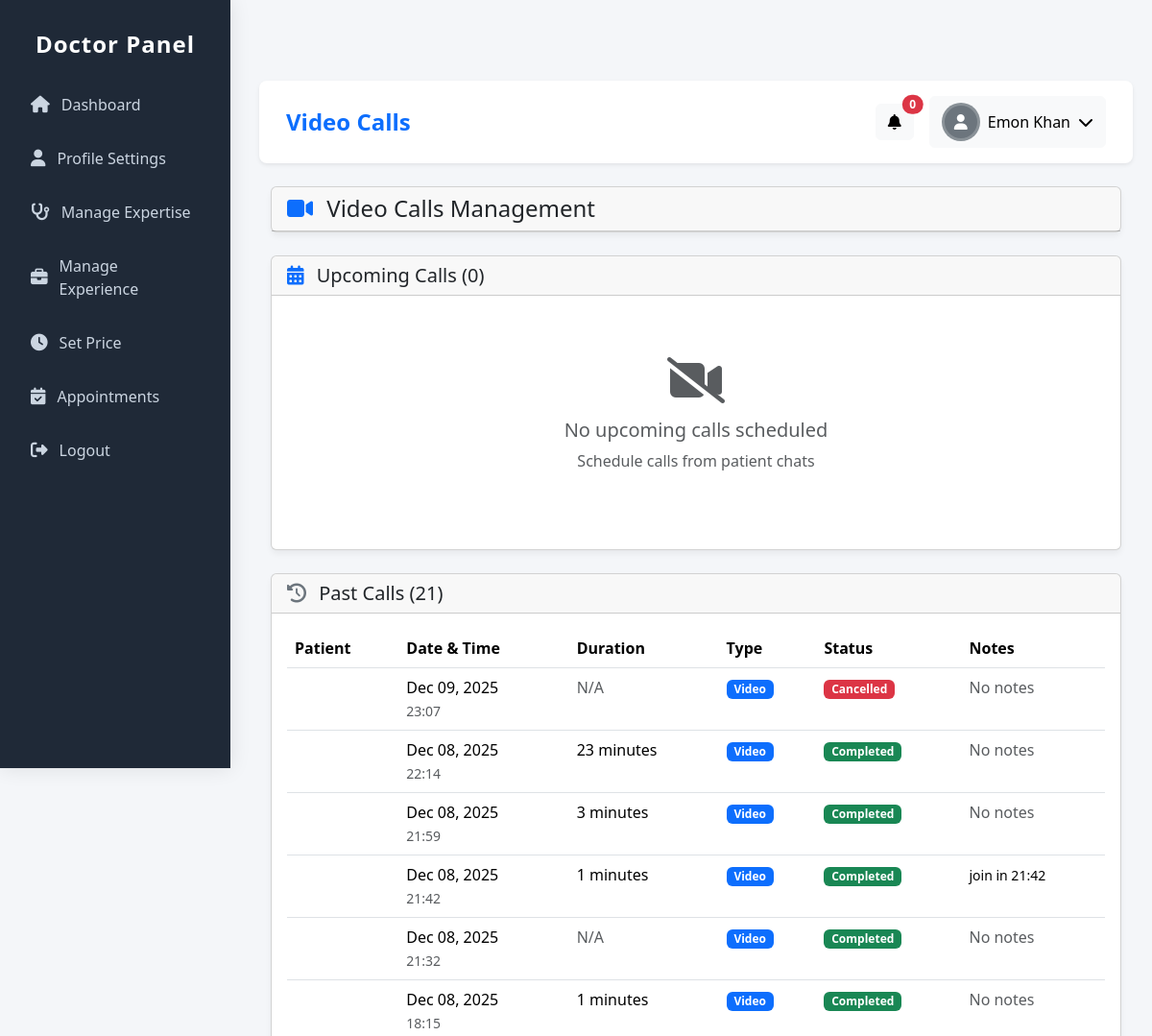
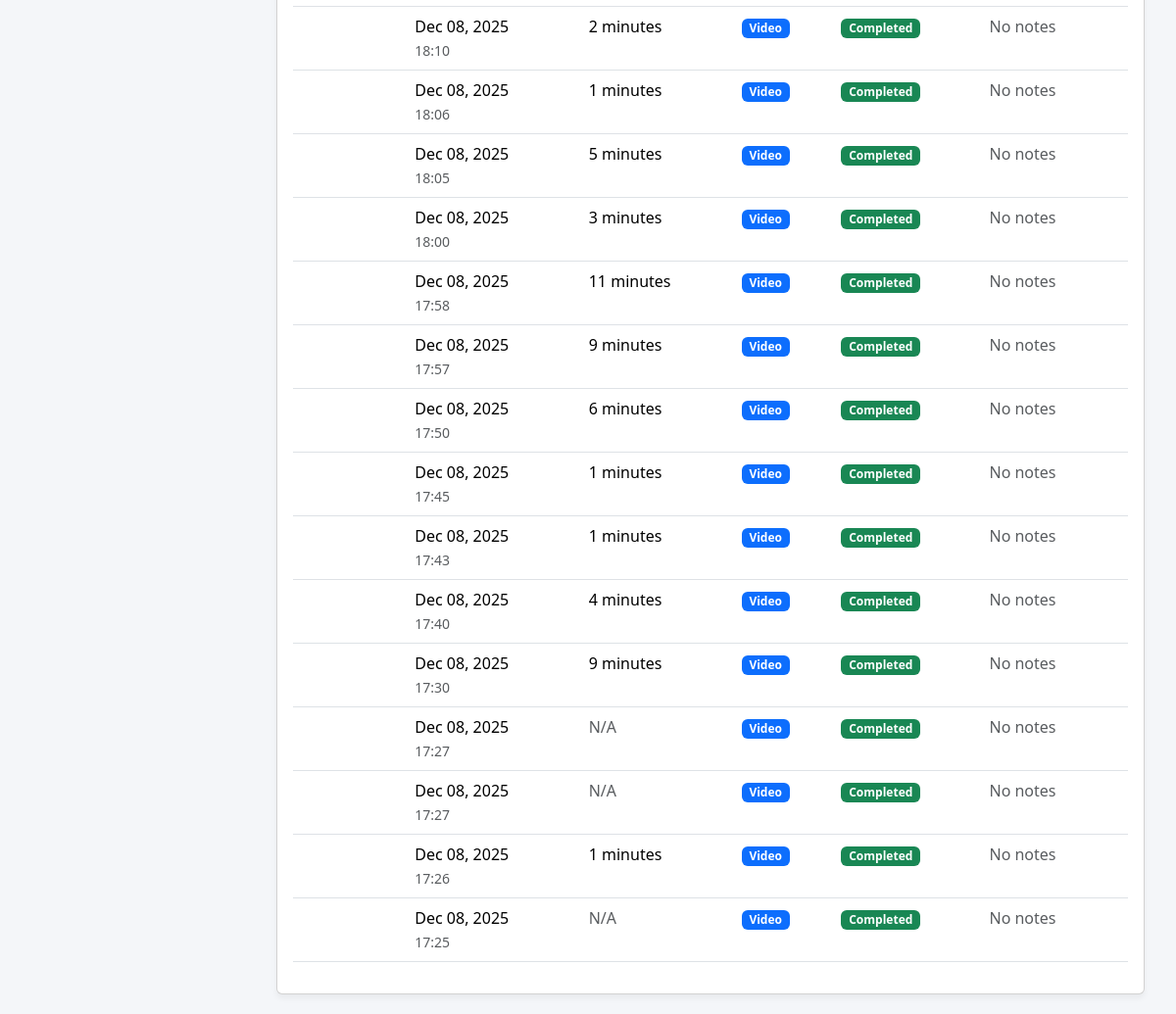
Page /users/doctor/video-calls/ (signed in) on the committed database (2 pictures, top to bottom).
### users/models.py (models this page shows, shortened)
class CustomUser(AbstractUser):
    ROLE_PATIENT = 'patient'
    ROLE_DOCTOR = 'doctor'
    ROLE_CHOICES = [
        (ROLE_PATIENT, 'Patient'),
        (ROLE_DOCTOR, 'Doctor'),
    ]
    role = models.CharField(max_length=10, choices=ROLE_CHOICES, default=ROLE_PATIENT)
    phone = models.CharField(max_length=20, blank=True)
    location = models.CharField(max_length=150, blank=True)

### communication/models.py (models this page shows, shortened)
class VideoCall(models.Model):
    CALL_TYPES = [
        ('video', 'Video Call'),
        ('audio', 'Audio Call'),
    ]
    CALL_STATUS = [
        ('scheduled', 'Scheduled'),
        ('ongoing', 'Ongoing'),
        ('completed', 'Completed'),
        ('cancelled', 'Cancelled'),
        ('missed', 'Missed'),
    ]
    appointment = models.ForeignKey(Appointment, on_delete=models.CASCADE, related_name='video_calls')
    doctor = models.ForeignKey(Doctor, on_delete=models.CASCADE)
    patient = models.ForeignKey(settings.AUTH_USER_MODEL, on_delete=models.CASCADE)
    call_type = models.CharField(max_length=10, choices=CALL_TYPES, default='video')
    scheduled_time = models.DateTimeField()
    actual_start_time = models.DateTimeField(blank=True, null=True)
    actual_end_time = models.DateTimeField(blank=True, null=True)
    duration = models.IntegerField(default=0)  # in minutes
    call_id = models.CharField(max_length=100, unique=True)  # For WebRTC or Zoom/Skype
    meeting_url = models.URLField(blank=True, null=True)
    meeting_password = models.CharField(max_length=100, blank=True, null=True)
    recording_url = models.URLField(blank=True, null=True)
    status = models.CharField(max_length=20, choices=CALL_STATUS, default='scheduled')
    notes = models.TextField(blank=True, null=True)
    created_at = models.DateTimeField(auto_now_add=True)
    updated_at = models.DateTimeField(auto_now=True)

### doctor/views.py (the view)
# urls.py: path('video-calls/', views.doctor_video_calls, name='video_calls'),
@login_required
def doctor_video_calls(request):
    try:
        doctor = request.user.doctor_profile
    except Doctor.DoesNotExist:
        return redirect('home')
    upcoming_calls = VideoCall.objects.filter(
        doctor=doctor,
        status__in=['scheduled'],
        scheduled_time__gte=timezone.now()
    ).select_related('appointment', 'patient').order_by('scheduled_time')
    past_calls = VideoCall.objects.filter(
        doctor=doctor,
        status__in=['completed', 'cancelled', 'missed']
    ).select_related('appointment', 'patient').order_by('-scheduled_time')[:50]
    ongoing_call = VideoCall.objects.filter(
        doctor=doctor,
        status='ongoing'
    ).first()
    context = {
        'upcoming_calls': upcoming_calls,
        'past_calls': past_calls,
        'ongoing_call': ongoing_call,
        'active_tab': 'video_calls'
    }
    return render(request, 'doctor/communication/video_calls.html', context)

### doctor/templates/doctor/communication/video_calls.html (shortened to what this page needs)
{% extends 'doctor/base.html' %}
{% load static %}
{% block page_title %}Video Calls{% endblock %}
{% block content %}
<div class="container-fluid">
    <div class="row mb-4">
        <div class="col-md-12">
            <div class="card">
                <div class="card-header">
                    <div class="d-flex justify-content-between align-items-center">
                        <h4 class="card-title mb-0">
                            <i class="fas fa-video text-primary me-2"></i>
                            Video Calls Management
                        </h4>
                    </div>
                </div>
            </div>
        </div>
    </div>
    <div class="row mb-4">
        <div class="col-md-12">
            <div class="card">
                <div class="card-header">
                    <h5 class="mb-0">
                        <i class="fas fa-calendar-alt text-primary me-2"></i>
                        Upcoming Calls ({{ upcoming_calls|length }})
                    </h5>
                </div>
                <div class="card-body">
                    {% if upcoming_calls %}
                    <div class="table-responsive">
                        <table class="table table-hover">
                            <thead>
                                <tr>
                                    <th>Patient</th>
                                    <th>Appointment</th>
                                    <th>Scheduled Time</th>
                                    <th>Type</th>
                                    <th>Status</th>
                                    <th>Actions</th>
                                </tr>
                            </thead>
                            <tbody>
                                {% for call in upcoming_calls %}
                                <tr>
                                    <td>
                                        <div class="d-flex align-items-center">
                                            {% if call.patient.profile_photo %}
                                            <img src="{{ call.patient.profile_photo.url }}"
                                                 class="rounded-circle me-2" width="40" height="40"
                                                 alt="{{ call.patient.get_full_name }}">
                                            {% else %}
                                            <div class="rounded-circle bg-secondary me-2 d-flex align-items-center justify-content-center"
                                                 style="width: 40px; height: 40px;">
                                                <span class="text-white">
                                                    {{ call.patient.get_full_name|slice:":1"|upper }}
                                                </span>
                                            </div>
                                            {% endif %}
                                            <div>
                                                <strong>{{ call.patient.get_full_name }}</strong>
                                            </div>
                                        </div>
                                    </td>
                                    <td>#{{ call.appointment.id }}</td>
                                    <td>
                                        {{ call.scheduled_time|date:"M d, Y" }}<br>
                                        <small class="text-muted">{{ call.scheduled_time|time:"H:i" }}</small>
                                    </td>
                                    <td>
                                        <span class="badge {% if call.call_type == 'video' %}bg-primary{% else %}bg-info{% endif %}">
                                            {{ call.call_type|title }}
                                        </span>
                                    </td>
                                    <td>
                                        <span class="badge bg-warning">{{ call.status|title }}</span>
                                    </td>
                                    <td>
                                        <div class="btn-group btn-group-sm">
                                            <a href="{% url 'doctor:video_call_room' call.call_id %}?join=true"
                                               class="btn btn-primary">
                                                <i class="fas fa-play me-1"></i> Start
                                            </a>
                                            <form action="{% url 'doctor:cancel_video_call' call.call_id %}"
                                                  method="POST" class="d-inline">
                                                {% csrf_token %}
                                                <button type="submit" class="btn btn-danger"
                                                        onclick="return confirm('Cancel this scheduled call?')">
                                                    <i class="fas fa-times me-1"></i> Cancel
                                                </button>
                                            </form>
                                        </div>
                                    </td>
                                </tr>
                                {% endfor %}
                            </tbody>
                        </table>
                    </div>
                    {% else %}
                    <div class="text-center py-5">
                        <i class="fas fa-video-slash fa-3x text-muted mb-3"></i>
                        <h5 class="text-muted">No upcoming calls scheduled</h5>
                        <p class="text-muted">Schedule calls from patient chats</p>
                    </div>
                    {% endif %}
                </div>
            </div>
        </div>
    </div>
    <div class="row">
        <div class="col-md-12">
            <div class="card">
                <div class="card-header">
                    <h5 class="mb-0">
                        <i class="fas fa-history text-secondary me-2"></i>
                        Past Calls ({{ past_calls|length }})
                    </h5>
                </div>
                <div class="card-body">
                    {% if past_calls %}
                    <div class="table-responsive">
                        <table class="table table-hover">
                            <thead>
                                <tr>
                                    <th>Patient</th>
                                    <th>Date & Time</th>
                                    <th>Duration</th>
                                    <th>Type</th>
                                    <th>Status</th>
                                    <th>Notes</th>
                                </tr>
                            </thead>
                            <tbody>
                                {% for call in past_calls %}
                                <tr>
                                    <td>{{ call.patient.get_full_name }}</td>
                                    <td>
                                        {{ call.scheduled_time|date:"M d, Y" }}<br>
                                        <small class="text-muted">{{ call.scheduled_time|time:"H:i" }}</small>
                                    </td>
                                    <td>
                                        {% if call.duration %}
                                        {{ call.duration }} minutes
                                        {% else %}
                                        <span class="text-muted">N/A</span>
                                        {% endif %}
                                    </td>
                                    <td>
                                        <span class="badge {% if call.call_type == 'video' %}bg-primary{% else %}bg-info{% endif %}">
                                            {{ call.call_type|title }}
                                        </span>
                                    </td>
                                    <td>
                                        {% if call.status == 'completed' %}
                                        <span class="badge bg-success">Completed</span>
                                        {% elif call.status == 'cancelled' %}
                                        <span class="badge bg-danger">Cancelled</span>
                                        {% elif call.status == 'missed' %}
                                        <span class="badge bg-warning">Missed</span>
                                        {% endif %}
                                    </td>
                                    <td>
                                        {% if call.notes %}
                                        <small>{{ call.notes|truncatechars:30 }}</small>
                                        {% else %}
                                        <span class="text-muted">No notes</span>
                                        {% endif %}
                                    </td>
                                </tr>
                                {% endfor %}
                            </tbody>
                        </table>
                    </div>
                    {% else %}
                    <div class="text-center py-3">
                        <p class="text-muted">No past calls found</p>
                    </div>
                    {% endif %}
                </div>
            </div>
        </div>
    </div>
</div>
{% endblock %}

### doctor/templates/doctor/base.html (shortened to what this page needs)
<!DOCTYPE html>
<html lang="en">
<head>
    <link href="https://cdn.jsdelivr.net/npm/bootstrap@5.3.0/dist/css/bootstrap.min.css" rel="stylesheet">
    <link rel="stylesheet" href="https://cdnjs.cloudflare.com/ajax/libs/font-awesome/6.4.0/css/all.min.css">
</head>
<body>
    {% include 'doctor/doctor_sidebar.html' %}
    <div class="main-content">
        <nav class="navbar navbar-light bg-white rounded-3 mb-4 p-3 shadow-sm">
            <div class="container-fluid">
                <div>
                    <h4 class="mb-0 fw-bold text-primary">{% block page_title %}Doctor Dashboard{% endblock %}</h4>
                </div>
                <div class="d-flex align-items-center">
                    <div class="dropdown me-3">
                        <button class="btn btn-light position-relative" type="button" id="notificationsDropdown" data-bs-toggle="dropdown">
                            <i class="fas fa-bell"></i>
                            <span class="position-absolute top-0 start-100 translate-middle badge rounded-pill bg-danger" id="notification-count">
                                0
                            </span>
                        </button>
                    </div>
                    <div class="dropdown">
                        <button class="btn btn-light d-flex align-items-center" type="button" data-bs-toggle="dropdown">
                            {% if request.user.profile_photo %}
                            <img src="{{ request.user.profile_photo.url }}" alt="Profile" class="doctor-avatar me-2">
                            {% else %}
                            <div class="doctor-avatar bg-secondary d-flex align-items-center justify-content-center me-2">
                                <i class="fas fa-user text-white"></i>
                            </div>
                            {% endif %}
                            <span class="d-none d-md-inline">{{ request.user.get_full_name }}</span>
                            <i class="fas fa-chevron-down ms-2"></i>
                        </button>
                    </div>
                </div>
            </div>
        </nav>
        {% block content %}{% endblock %}
    </div>
</body>
</html>

### doctor/templates/doctor/base.html (style rules this page uses)
:root { --primary: #2D9CDB; --secondary: #27ae60; --danger: #e74c3c; --warning: #f39c12; --light: #f8f9fa; --dark: #343a40; }
body { font-family: 'Segoe UI', Tahoma, Geneva, Verdana, sans-serif; background-color: #f5f7fb; }
.main-content { margin-left: 250px; padding: 20px; min-height: 100vh; }
.doctor-avatar { width: 40px; height: 40px; border-radius: 50%; object-fit: cover; border: 3px solid rgba(255,255,255,0.2); }
.card { border: none; border-radius: 12px; box-shadow: 0 4px 6px rgba(0,0,0,0.05); transition: transform 0.3s; }
.badge { padding: 5px 10px; border-radius: 20px; font-weight: 500; }
.table th { font-weight: 600; border-top: none; color: #6c757d; }

### doctor/templates/doctor/doctor_sidebar.html (style rules this page uses)
body { background-color: #f4f6f9; font-family: 'Segoe UI', Tahoma, Geneva, Verdana, sans-serif; }

### rows in the picture
CustomUser: user.get_full_name "Emon Khan"
VideoCall: scheduled_time "Dec 09, 2025", scheduled_time "23:07", duration "N/A", call_type "Video", status "Cancelled", notes "No notes"
VideoCall: scheduled_time "Dec 08, 2025", scheduled_time "22:14", duration "23", call_type "Video", status "Completed", notes "No notes"
VideoCall: scheduled_time "Dec 08, 2025", scheduled_time "21:59", duration "3", call_type "Video", status "Completed", notes "No notes"
VideoCall: scheduled_time "Dec 08, 2025", scheduled_time "21:42", duration "1", call_type "Video", status "Completed", notes "join in 21:42"
VideoCall: scheduled_time "Dec 08, 2025", scheduled_time "21:32", duration "N/A", call_type "Video", status "Completed", notes "No notes"
VideoCall: scheduled_time "Dec 08, 2025", scheduled_time "18:15", duration "1", call_type "Video", status "Completed", notes "No notes"
VideoCall: scheduled_time "Dec 08, 2025", scheduled_time "18:10", duration "2", call_type "Video", status "Completed", shows "No notes"
VideoCall: scheduled_time "Dec 08, 2025", scheduled_time "18:06", duration "1", call_type "Video", status "Completed", shows "No notes"
VideoCall: scheduled_time "Dec 08, 2025", scheduled_time "18:05", duration "5", call_type "Video", status "Completed", shows "No notes"
VideoCall: scheduled_time "Dec 08, 2025", scheduled_time "18:00", duration "3", call_type "Video", status "Completed", shows "No notes"
VideoCall: scheduled_time "Dec 08, 2025", scheduled_time "17:58", duration "11", call_type "Video", status "Completed", shows "No notes"
VideoCall: scheduled_time "Dec 08, 2025", scheduled_time "17:57", duration "9", call_type "Video", status "Completed", shows "No notes"
VideoCall: scheduled_time "Dec 08, 2025", scheduled_time "17:50", duration "6", call_type "Video", status "Completed", shows "No notes"
VideoCall: scheduled_time "Dec 08, 2025", scheduled_time "17:45", duration "1", call_type "Video", status "Completed", shows "No notes"
VideoCall: scheduled_time "Dec 08, 2025", scheduled_time "17:43", duration "1", call_type "Video", status "Completed", shows "No notes"
VideoCall: scheduled_time "Dec 08, 2025", scheduled_time "17:40", duration "4", call_type "Video", status "Completed", shows "No notes"
VideoCall: scheduled_time "Dec 08, 2025", scheduled_time "17:30", duration "9", call_type "Video", status "Completed", shows "No notes"
VideoCall: scheduled_time "Dec 08, 2025", scheduled_time "17:27", duration "N/A", call_type "Video", status "Completed", shows "No notes"
VideoCall: scheduled_time "Dec 08, 2025", scheduled_time "17:27", duration "N/A", call_type "Video", status "Completed", shows "No notes"
VideoCall: scheduled_time "Dec 08, 2025", scheduled_time "17:26", duration "1", call_type "Video", status "Completed", shows "No notes"
VideoCall: scheduled_time "Dec 08, 2025", scheduled_time "17:25", duration "N/A", call_type "Video", status "Completed", shows "No notes"

### other values in the picture
{{ upcoming_calls|length }} "0"
{{ past_calls|length }} "21"
